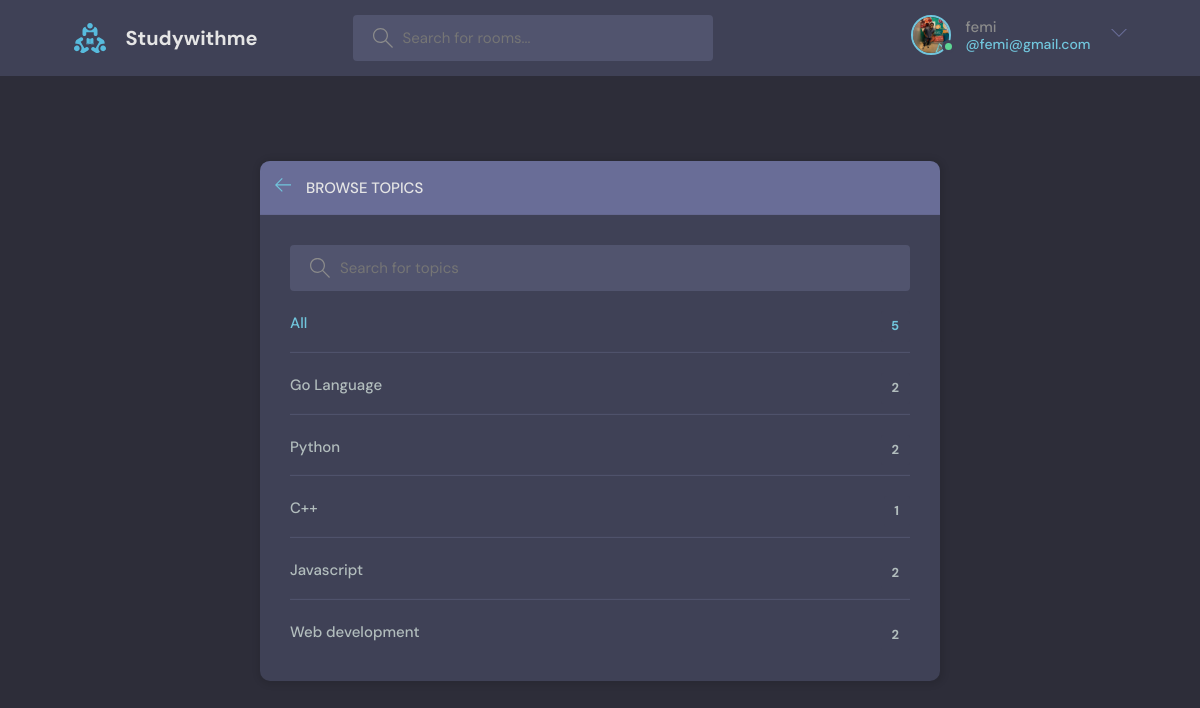
/topics/ (signed in), run on the app's committed database.
### base/models.py (models this page shows, shortened)
class User(AbstractUser):
    name = models.CharField(max_length=200, null=True)
    email = models.EmailField(unique=True, null=True)
    bio = models.TextField(null=True)
    avatar = models.ImageField(null=True, default="avatar.svg")
    USERNAME_FIELD = 'email'
    REQUIRED_FIELDS = []

class Topic(models.Model):
    name = models.CharField(max_length=200)

### base/views.py (the view)
# urls.py: path('topics/', views.topicsPage, name='topics'),
def topicsPage(request):
    q = request.GET.get('q') if request.GET.get('q') != None else ''
    topics = Topic.objects.filter(name__icontains=q)
    return render(request, 'base/topics.html', {'topics':topics})

### base/templates/base/topics.html (shortened to what this page needs)
{% extends 'main.html' %}
{% block content %}
    <main class="create-room layout">
      <div class="container">
        <div class="layout__box">
          <div class="layout__boxHeader">
            <div class="layout__boxTitle">
              <a href="{% url 'home' %}">
                <svg version="1.1" xmlns="http://www.w3.org/2000/svg" width="32" height="32" viewBox="0 0 32 32">
                  <title>arrow-left</title>
                  <path
                    d="M13.723 2.286l-13.723 13.714 13.719 13.714 1.616-1.611-10.96-10.96h27.625v-2.286h-27.625l10.965-10.965-1.616-1.607z"
                  ></path>
                </svg>
              </a>
              <h3>Browse Topics</h3>
            </div>
          </div>
          <div class="topics-page layout__body">
            <form action="" method="GET" class="header__search">
              <label>
                <input name="q" placeholder="Search for topics" />
              </label>
            </form>
            <ul class="topics__list">
              <li>
                <a href="{% url 'topics' %}" class="active">All <span>{{topics.count}}</span></a>
              </li>
              {% for topic in topics %}
              <li>
                <a href="{% url 'home' %}?q={{topic.name}}">{{topic.name}}<span>{{topic.room_set.all.count}}</span></a>
              </li>
              {% endfor %}
            </ul>
          </div>
        </div>
      </div>
    </main>
{% endblock content %}

### templates/navbar.html (shortened to what this page needs)
{% load static %}
<header class="header header--loggedIn">
    <div class="container">
      <a href="{% url 'home' %}" class="header__logo">
        <img src="{% static 'images/logo.svg' %}" />
        <h1>Studywithme</h1>
      </a>
      <form class="header__search" method="GET" action="{% url 'home' %}">
        <label>
          <input name="q" placeholder="Search for rooms..." />
        </label>
      </form>
      <nav class="header__menu">
        {% if request.user.is_authenticated %}
        <div class="header__user">
          <a href="{% url 'update-user' %}">
            <div class="avatar avatar--medium active">
              <img src="{{request.user.avatar.url}}" />
            </div>
            <p>{{request.user.username}} <span>@{{request.user}}</span></p>
          </a>
          <button class="dropdown-button">
            <svg version="1.1" xmlns="http://www.w3.org/2000/svg" width="32" height="32" viewBox="0 0 32 32">
              <title>chevron-down</title>
              <path d="M16 21l-13-13h-3l16 16 16-16h-3l-13 13z"></path>
            </svg>
          </button>
        </div>
        {% else %}
        <a href="{% url 'login' %}">
          <img src="{% static 'images/avatar.svg' %}" />
          <p>Login</p>
        </a>
        {% endif %}
      </nav>
    </div>
  </header>

### static/styles/style.css (style rules this page uses)
:root { --color-main: #71c6dd; --color-main-light: #e1f6fb; --color-dark: #3f4156; --color-dark-medium: #51546e; --color-dark-light: #696d97; --color-light: #e5e5e5; --color-gray: #8b8b8b; --color-light-gray: #b2bdbd; --color-bg: #2d2d39; --color-success: #5dd693; --color-error: #fc4b0b; }
* { font-family: "DM Sans", -apple-system, BlinkMacSystemFont, "Segoe UI", Roboto, Oxygen, Ubuntu, Cantarell, "Open Sans", "Helvetica Neue", sans-serif; margin: 0; padding: 0; box-sizing: border-box; text-rendering: optimizeLegibility; font-size: inherit; }
html { font-size: 56.25%; }
@media only screen and (min-width: 1200px) { html { font-size: 62.5%; } }
body { line-height: 1.6; font-weight: 400; font-size: 1.5rem; color: var(--color-light-gray); background-color: var(--color-bg); min-height: 100vh; }
img { width: 100%; }
a { display: inline-block; color: var(--color-main); text-decoration: none; }
.container { max-width: 120rem; width: 90%; margin: auto; }
.avatar { position: relative; display: inline-block; border-radius: 50%; border: 2px solid var(--color-main); }
.avatar img { display: block; border-radius: 50%; object-fit: cover; object-position: center; }
.avatar::after { content: ""; display: block; position: absolute; background-color: var(--color-gray); z-index: 111; border-radius: 50%; border: 0.3rem solid var(--color-dark); }
.avatar.active::after { background-color: var(--color-success); }
.avatar.avatar--medium img { width: 3.6rem; height: 3.6rem; border-radius: 50%; }
.avatar.avatar--medium:after { width: 0.7rem; height: 0.7rem; bottom: 0px; right: -6px; }
.header { padding: 1.5rem; background-color: var(--color-dark); }
.header > .container { display: flex; gap: 9.5rem; }
.header__logo, .header__user { display: flex; gap: 2rem; align-items: center; }
.header__logo > img { height: 3.2rem; width: 3.2rem; }
.header__logo > h1 { font-weight: 700; font-size: 2rem; color: var(--color-light); }
.header__search > label { background-color: var(--color-dark-medium); padding: 1.3rem 1rem; display: flex; align-items: center; gap: 1rem; border-radius: 4px; }
.header__search svg { fill: var(--color-gray); width: 2rem; height: 2rem; margin-left: 1rem; }
.header__search input { width: 30rem; background: transparent; border: none; outline: none; color: var(--color-light); }
.header__menu { margin-left: auto; position: relative; }
.header__menu a { display: flex; gap: 1.5rem; align-items: center; font-weight: 500; text-decoration: none; color: var(--color-gray); }
.header__menu img { height: 3.6rem; }
.header__menu p { line-height: 1.2; }
.header__menu span { color: var(--color-main); font-weight: 500; font-size: 1.4rem; display: block; }
.header__menu svg { width: 1.6rem; height: 1.6rem; fill: var(--color-dark-light); }
.dropdown-button { background: transparent; border: 0; outline: 0; cursor: pointer; }
.layout { margin-top: 2.4rem; }
.layout > .container { display: flex; justify-content: space-between; align-items: flex-start; }
.layout__box { width: 90%; max-width: 48rem; min-height: 40rem; position: absolute; top: 50%; left: 50%; transform: translate(-50%, -46%); background-color: var(--color-dark); border-radius: 1rem; box-shadow: 1px 1px 6px 3px rgba(0, 0, 0, 0.1); overflow: hidden; }
.layout__boxHeader { display: flex; padding: 1.5rem; background-color: var(--color-dark-light); }
.layout__boxTitle { display: flex; gap: 1.5rem; align-items: center; }
.layout__boxTitle h3 { text-transform: uppercase; font-weight: 500; color: var(--color-light); }
.layout__boxTitle svg { width: 1.6rem; height: 1.6rem; fill: var(--color-main); }
.layout__body { margin: 3rem; }
.topics__list { list-style: none; }
.topics__list li a { display: flex; justify-content: space-between; margin-bottom: 3rem; font-weight: 500; color: var(--color-light-gray); transition: all 0.3s ease-in-out; }
.topics__list li a.active, .topics__list li a:hover { color: var(--color-main); }
.topics__list li a span { padding: 0.5rem 1rem; background-color: var(--color-dark); border-radius: 3px; font-size: 1.3rem; font-weight: 700; letter-spacing: 1px; }
.topics-page .topics__list li:not(:last-child) a { margin: 2rem 0; padding-bottom: 1rem; text-decoration: none; border-bottom: 1px solid var(--color-dark-medium); }
.topics-page .header__search { display: block; }
.create-room.layout .layout__box { max-width: 68rem; }

### data on the page
User: user.avatar (picture), user.username "femi", user "femi@gmail.com"
Topic: name "Go Language", room_set.all.count "2"
Topic: name "Python", room_set.all.count "2"
Topic: name "C++", room_set.all.count "1"
Topic: name "Javascript", room_set.all.count "2"
Topic: name "Web development", room_set.all.count "2"

### other printed values
{{ topics.count }} "5"
